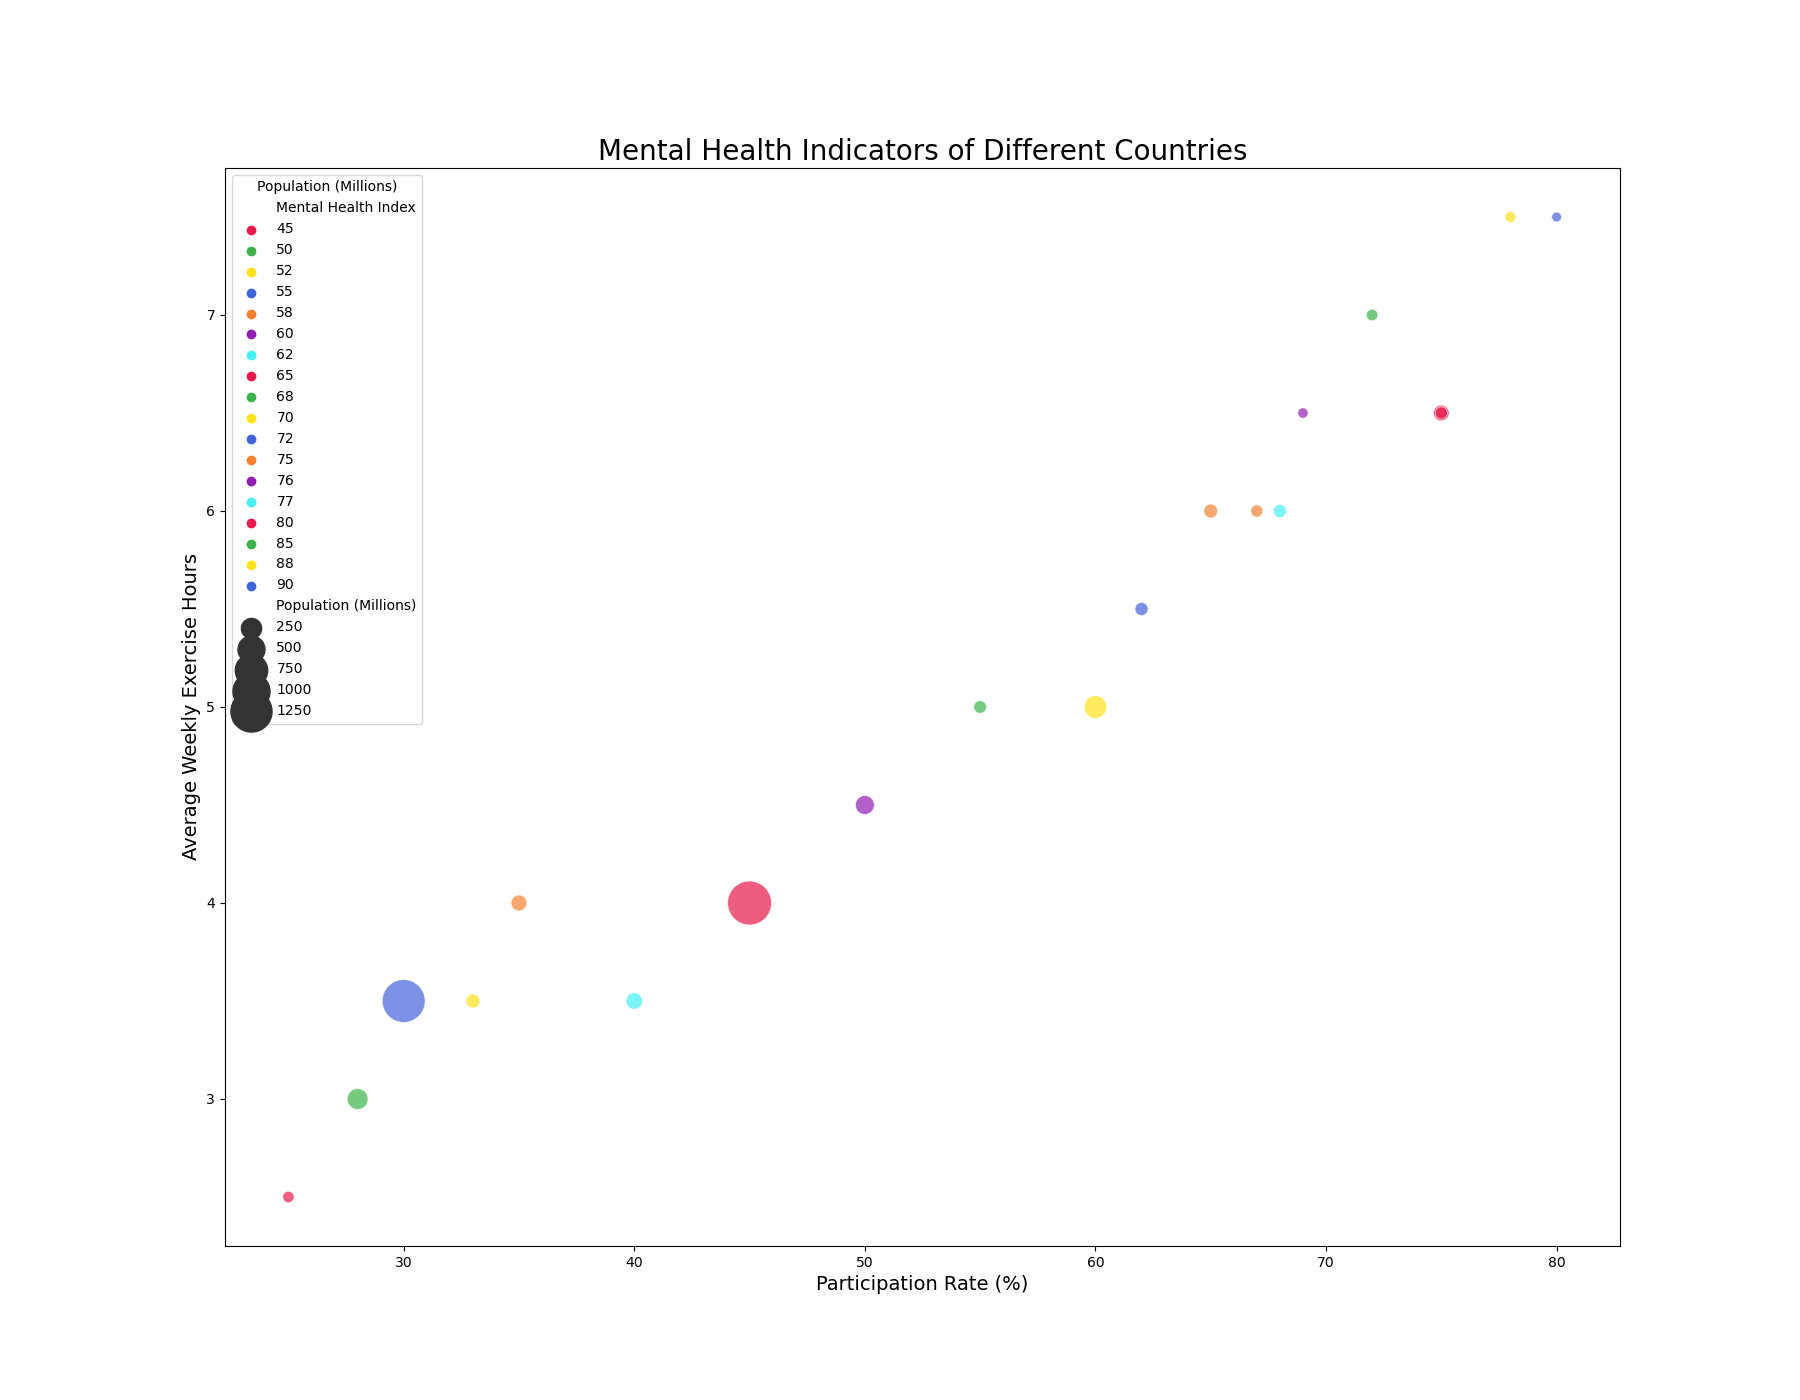

Write Python code to recreate this figure.

import seaborn as sns
import matplotlib.pyplot as plt
import pandas as pd

data = {
    'Country': ['United States', 'China', 'Japan', 'Germany', 'India', 'United Kingdom',
                'France', 'Brazil', 'Italy', 'Canada', 'Russia', 'South Korea', 
                'Spain', 'Australia', 'Mexico', 'Indonesia', 'Netherlands', 
                'Saudi Arabia', 'Turkey', 'Switzerland'],
    'Participation Rate (%)': [60, 45, 75, 65, 30, 62,
                               68, 50, 55, 72, 40, 75, 
                               67, 78, 35, 28, 69, 25, 
                               33, 80],
    'Average Weekly Exercise Hours': [5, 4, 6.5, 6, 3.5, 5.5,
                                      6, 4.5, 5, 7, 3.5, 6.5, 
                                      6, 7.5, 4, 3, 6.5, 2.5, 
                                      3.5, 7.5],
    'Population (Millions)': [331, 1438, 126, 83, 1367, 66,
                              65, 213, 60, 38, 145, 51,
                              47, 25, 128, 273, 17,
                              34, 84, 8],
    'Mental Health Index': [70, 65, 80, 75, 55, 72,
                            77, 60, 68, 85, 62, 80,
                            75, 88, 58, 50, 76, 45,
                            52, 90]
}

df = pd.DataFrame(data)

plt.figure(figsize=(18, 14))
bubble_chart = sns.scatterplot(data=df,
                               x='Participation Rate (%)',
                               y='Average Weekly Exercise Hours',
                               size='Population (Millions)',
                               hue='Mental Health Index',
                               palette=['#e6194b', '#3cb44b', '#ffe119', '#4363d8', '#f58231', '#911eb4', '#46f0f0'],
                               sizes=(50, 1000),
                               alpha=0.7)

plt.title('Mental Health Indicators of Different Countries', fontsize=20, loc='center')
plt.xlabel('Participation Rate (%)', fontsize=14)
plt.ylabel('Average Weekly Exercise Hours', fontsize=14)
plt.legend(loc='upper left', title='Population (Millions)')

plt.show()
